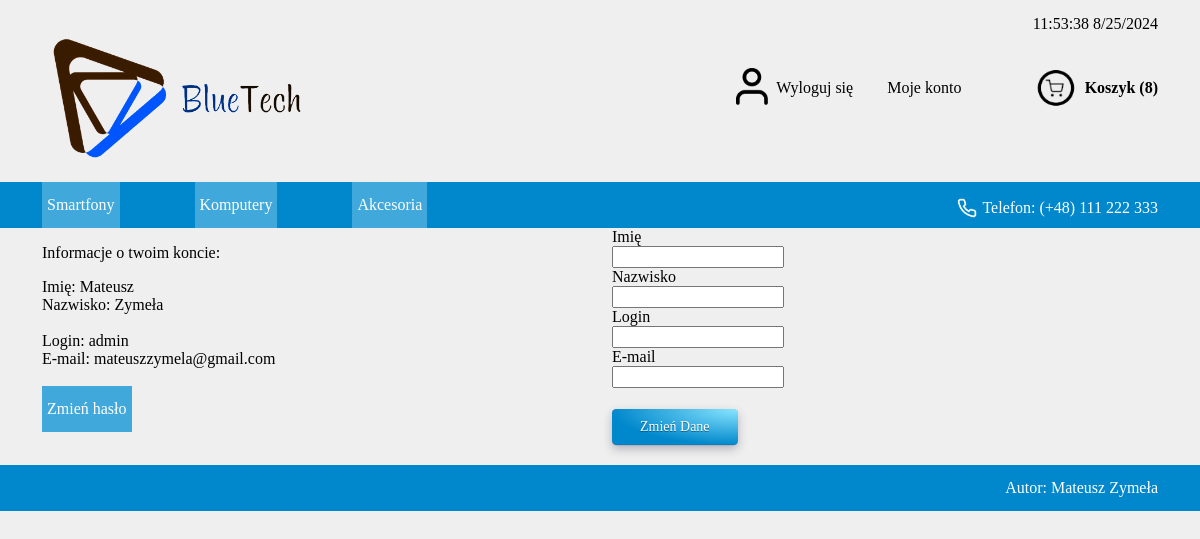
Page /account.php (signed in) on the committed database.
### tables this page shows
CREATE TABLE `user` (
  `id` int(11) NOT NULL,
  `login` varchar(255) DEFAULT NULL,
  `password` varchar(255) DEFAULT NULL,
  `first_name` varchar(20) DEFAULT NULL,
  `last_name` varchar(20) DEFAULT NULL,
  `email` varchar(50) DEFAULT NULL
);

### account.php (the view, shortened to what this page needs)
<?php
require_once('header.php');
$log = $_SESSION['log'];
$conn = mysqli_connect('localhost', 'root', '', 'bluetech_shop');
$data = mysqli_query($conn,"SELECT `login`,`first_name`,`last_name`,`email`, `id` FROM `user` WHERE `login` = '$log'");
?>
<div class="container">
    <div class="row">
        <div class="col data">
            <p> Informacje o twoim koncie: </p>
            <?php while ($row = mysqli_fetch_row($data)) {
                echo "
                Imię: $row[1] <br>
                Nazwisko: $row[2] <br><br>
                Login: $row[0] <br>
                E-mail: $row[3] <br>
                ";
            }
            mysqli_close( $conn ); ?>
            <br>
            <div class="navbuttons">
                <a href="<?= ROOT ?>/changePassword.php">Zmień hasło</a>
            </div>
        </div>
        <div class="col change-data">
            <form action="" class="formbuttons" method="POST" onsubmit="return validateForm()">
                Imię <br>
                <input type="text" name='first-name'> <br>
                Nazwisko <br>
                <input type="text" name='last-name'> <br>
                Login <br>
                <input type="text" name='login'> <br>
                E-mail <br>
                <input type="email" name='email'> <br><br>
                <button type="submit"> Zmień Dane </button>
            </form>
        </div>
    </div>
</div>
        <?php require_once('footer.php'); ?>

### style.css (style rules this page uses)
* { box-sizing: border-box; font-family: 'Raleway'; text-decoration: none; color: black; }
body { margin: 0; background-color: #eeee; }
.navbuttons { display: flex; gap: 75px; align-items: center; }
.navbuttons a { color: white; background-color: #41a8db; padding: 14px 5px; border: none; cursor: pointer; }
.login button, .register button, .formbuttons button { font-size: 14px; display: inline-block; outline: 0; border: 0; cursor: pointer; will-change: box-shadow,transform; background: radial-gradient( 100% 100% at 100% 0%, #89E5FF 0%, #0188cc 100% ); box-shadow: 0px 0.01em 0.01em rgb(45 35 66 / 40%), 0px 0.3em 0.7em -0.01em rgb(45 35 66 / 30%), inset 0px -0.01em 0px rgb(58 65 111 / 50%); padding: 0 2em; border-radius: 0.3em; color: #fff; height: 2.6em; text-shadow: 0 1px 0 rgb(0 0 0 / 40%); transition: box-shadow 0.15s ease, transform 0.15s ease; margin-top: 0.5%; }

### rows in the picture
user: first_name "Mateusz", last_name "Zymeła", login "admin", email "mateuszzymela@gmail.com"

### other values in the picture
$quantity[0] "8"
